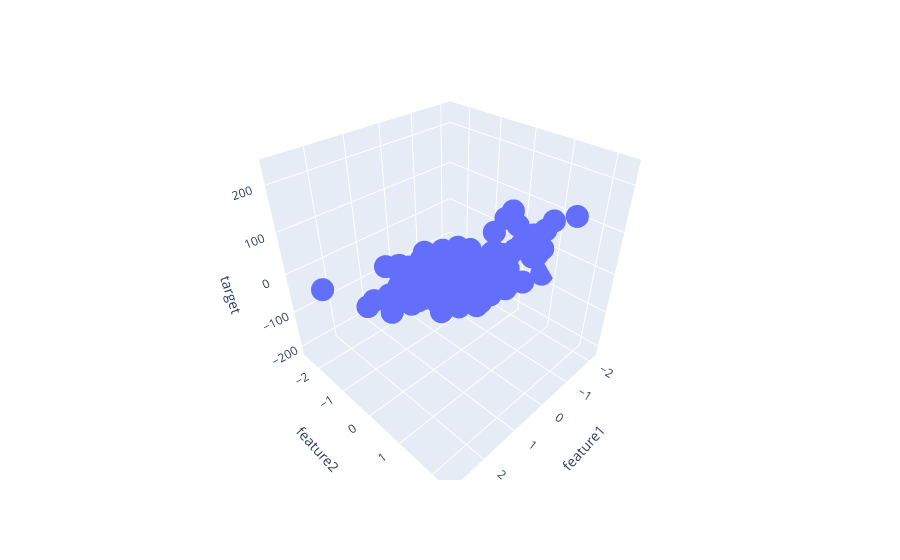

Source (notebook cell):
### Code cell
import plotly.express as px
px.scatter_3d(df,x="feature1",y="feature2",z="target")

### Figure 1 — Plotly figure (JSON) as saved in the notebook; plotly's stock layout.template omitted (floating-point values rounded to 4 significant figures; data arrays with more than 128 entries replaced by an {"elided": "..."} marker saying what was removed)
{"data": [{"hovertemplate": "feature1=%{x}<br>feature2=%{y}<br>target=%{z}<extra></extra>", "legendgroup": "", "marker": {"color": "#636efa", "symbol": "circle"}, "mode": "markers", "name": "", "scene": "scene", "showlegend": false, "type": "scatter3d", "x": {"elided": "150 float values"}, "y": {"elided": "150 float values"}, "z": {"elided": "150 float values"}}], "layout": {"legend": {"tracegroupgap": 0}, "margin": {"t": 60}, "scene": {"domain": {"x": [0, 1], "y": [0, 1]}, "xaxis": {"title": {"text": "feature1"}}, "yaxis": {"title": {"text": "feature2"}}, "zaxis": {"title": {"text": "target"}}}}}
